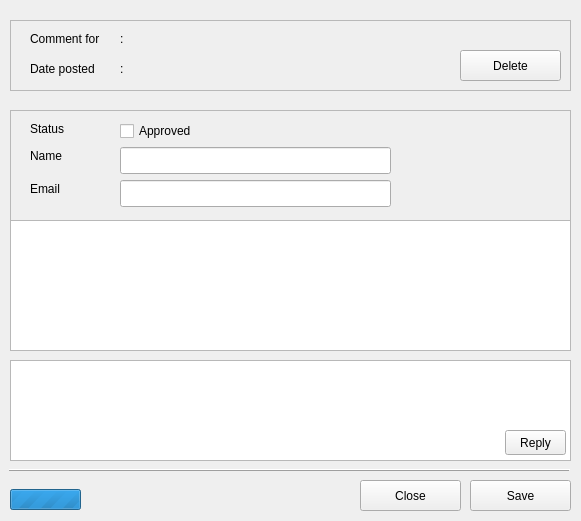
<?xml version="1.0" encoding="UTF-8"?>
<ui version="4.0">
 <class>CommentWindow</class>
 <widget class="QWidget" name="CommentWindow">
  <property name="geometry">
   <rect>
    <x>0</x>
    <y>0</y>
    <width>581</width>
    <height>521</height>
   </rect>
  </property>
  <property name="minimumSize">
   <size>
    <width>581</width>
    <height>0</height>
   </size>
  </property>
  <property name="maximumSize">
   <size>
    <width>581</width>
    <height>1002</height>
   </size>
  </property>
  <property name="windowTitle">
   <string>Comment Editor</string>
  </property>
  <property name="windowIcon">
   <iconset resource="../res/main.qrc">
    <normaloff>:/chat-quotes.png</normaloff>:/chat-quotes.png</iconset>
  </property>
  <widget class="QFrame" name="frame">
   <property name="geometry">
    <rect>
     <x>10</x>
     <y>110</y>
     <width>561</width>
     <height>111</height>
    </rect>
   </property>
   <property name="frameShape">
    <enum>QFrame::StyledPanel</enum>
   </property>
   <property name="lineWidth">
    <number>1</number>
   </property>
   <widget class="QLabel" name="label">
    <property name="geometry">
     <rect>
      <x>20</x>
      <y>37</y>
      <width>40</width>
      <height>17</height>
     </rect>
    </property>
    <property name="text">
     <string>Name</string>
    </property>
   </widget>
   <widget class="QLabel" name="label_2">
    <property name="geometry">
     <rect>
      <x>20</x>
      <y>70</y>
      <width>37</width>
      <height>17</height>
     </rect>
    </property>
    <property name="text">
     <string>Email</string>
    </property>
   </widget>
   <widget class="QLineEdit" name="edit_email">
    <property name="geometry">
     <rect>
      <x>110</x>
      <y>70</y>
      <width>271</width>
      <height>27</height>
     </rect>
    </property>
   </widget>
   <widget class="QLineEdit" name="edit_name">
    <property name="geometry">
     <rect>
      <x>110</x>
      <y>37</y>
      <width>271</width>
      <height>27</height>
     </rect>
    </property>
    <property name="frame">
     <bool>true</bool>
    </property>
    <property name="readOnly">
     <bool>false</bool>
    </property>
   </widget>
   <widget class="QCheckBox" name="cb_status">
    <property name="geometry">
     <rect>
      <x>110</x>
      <y>10</y>
      <width>94</width>
      <height>22</height>
     </rect>
    </property>
    <property name="text">
     <string>Approved</string>
    </property>
   </widget>
   <widget class="QLabel" name="label_9">
    <property name="geometry">
     <rect>
      <x>20</x>
      <y>10</y>
      <width>61</width>
      <height>17</height>
     </rect>
    </property>
    <property name="text">
     <string>Status</string>
    </property>
   </widget>
  </widget>
  <widget class="QFrame" name="frame_2">
   <property name="geometry">
    <rect>
     <x>10</x>
     <y>20</y>
     <width>561</width>
     <height>71</height>
    </rect>
   </property>
   <property name="frameShape">
    <enum>QFrame::StyledPanel</enum>
   </property>
   <property name="frameShadow">
    <enum>QFrame::Plain</enum>
   </property>
   <property name="lineWidth">
    <number>1</number>
   </property>
   <widget class="QLabel" name="label_3">
    <property name="geometry">
     <rect>
      <x>20</x>
      <y>10</y>
      <width>91</width>
      <height>17</height>
     </rect>
    </property>
    <property name="text">
     <string>Comment for</string>
    </property>
   </widget>
   <widget class="QLabel" name="label_4">
    <property name="geometry">
     <rect>
      <x>20</x>
      <y>40</y>
      <width>91</width>
      <height>17</height>
     </rect>
    </property>
    <property name="text">
     <string>Date posted</string>
    </property>
   </widget>
   <widget class="QLabel" name="label_5">
    <property name="geometry">
     <rect>
      <x>110</x>
      <y>10</y>
      <width>16</width>
      <height>17</height>
     </rect>
    </property>
    <property name="text">
     <string>:</string>
    </property>
   </widget>
   <widget class="QLabel" name="label_6">
    <property name="geometry">
     <rect>
      <x>110</x>
      <y>40</y>
      <width>91</width>
      <height>17</height>
     </rect>
    </property>
    <property name="text">
     <string>:</string>
    </property>
   </widget>
   <widget class="QLabel" name="lbl_post">
    <property name="geometry">
     <rect>
      <x>130</x>
      <y>10</y>
      <width>421</width>
      <height>17</height>
     </rect>
    </property>
    <property name="font">
     <font>
      <pointsize>10</pointsize>
      <weight>50</weight>
      <italic>false</italic>
      <bold>false</bold>
      <underline>false</underline>
      <strikeout>false</strikeout>
      <kerning>true</kerning>
     </font>
    </property>
    <property name="text">
     <string/>
    </property>
   </widget>
   <widget class="QLabel" name="lbl_date">
    <property name="geometry">
     <rect>
      <x>130</x>
      <y>40</y>
      <width>421</width>
      <height>17</height>
     </rect>
    </property>
    <property name="font">
     <font>
      <pointsize>10</pointsize>
      <weight>50</weight>
      <italic>false</italic>
      <bold>false</bold>
      <underline>false</underline>
      <strikeout>false</strikeout>
      <kerning>true</kerning>
     </font>
    </property>
    <property name="text">
     <string/>
    </property>
   </widget>
   <widget class="QPushButton" name="btn_delete">
    <property name="geometry">
     <rect>
      <x>450</x>
      <y>30</y>
      <width>101</width>
      <height>31</height>
     </rect>
    </property>
    <property name="text">
     <string>Delete</string>
    </property>
    <property name="icon">
     <iconset resource="../res/main.qrc">
      <normaloff>:/cross.png</normaloff>:/cross.png</iconset>
    </property>
   </widget>
  </widget>
  <widget class="QTextEdit" name="edit_comment">
   <property name="geometry">
    <rect>
     <x>10</x>
     <y>220</y>
     <width>561</width>
     <height>131</height>
    </rect>
   </property>
  </widget>
  <widget class="QPushButton" name="btn_save">
   <property name="geometry">
    <rect>
     <x>470</x>
     <y>480</y>
     <width>101</width>
     <height>31</height>
    </rect>
   </property>
   <property name="text">
    <string>Save</string>
   </property>
   <property name="icon">
    <iconset resource="../res/main.qrc">
     <normaloff>:/tick.png</normaloff>:/tick.png</iconset>
   </property>
  </widget>
  <widget class="QPushButton" name="btn_close">
   <property name="geometry">
    <rect>
     <x>360</x>
     <y>480</y>
     <width>101</width>
     <height>31</height>
    </rect>
   </property>
   <property name="text">
    <string>Close</string>
   </property>
  </widget>
  <widget class="QProgressBar" name="progressBar">
   <property name="geometry">
    <rect>
     <x>10</x>
     <y>489</y>
     <width>71</width>
     <height>21</height>
    </rect>
   </property>
   <property name="maximum">
    <number>0</number>
   </property>
   <property name="value">
    <number>0</number>
   </property>
   <property name="textVisible">
    <bool>true</bool>
   </property>
   <property name="invertedAppearance">
    <bool>false</bool>
   </property>
   <property name="format">
    <string/>
   </property>
  </widget>
  <widget class="QFrame" name="frame_3">
   <property name="geometry">
    <rect>
     <x>9</x>
     <y>460</y>
     <width>561</width>
     <height>20</height>
    </rect>
   </property>
   <property name="frameShape">
    <enum>QFrame::HLine</enum>
   </property>
   <property name="frameShadow">
    <enum>QFrame::Raised</enum>
   </property>
  </widget>
  <widget class="QTextEdit" name="reply_comment">
   <property name="geometry">
    <rect>
     <x>10</x>
     <y>360</y>
     <width>561</width>
     <height>101</height>
    </rect>
   </property>
  </widget>
  <widget class="QToolButton" name="btn_reply">
   <property name="geometry">
    <rect>
     <x>505</x>
     <y>430</y>
     <width>61</width>
     <height>25</height>
    </rect>
   </property>
   <property name="toolTip">
    <string>Reply comment</string>
   </property>
   <property name="autoFillBackground">
    <bool>false</bool>
   </property>
   <property name="text">
    <string>Reply</string>
   </property>
   <property name="checkable">
    <bool>false</bool>
   </property>
   <property name="autoRaise">
    <bool>false</bool>
   </property>
   <property name="arrowType">
    <enum>Qt::NoArrow</enum>
   </property>
  </widget>
 </widget>
 <resources>
  <include location="../res/main.qrc"/>
 </resources>
 <connections>
  <connection>
   <sender>btn_close</sender>
   <signal>clicked()</signal>
   <receiver>CommentWindow</receiver>
   <slot>close()</slot>
   <hints>
    <hint type="sourcelabel">
     <x>410</x>
     <y>495</y>
    </hint>
    <hint type="destinationlabel">
     <x>290</x>
     <y>226</y>
    </hint>
   </hints>
  </connection>
 </connections>
</ui>
